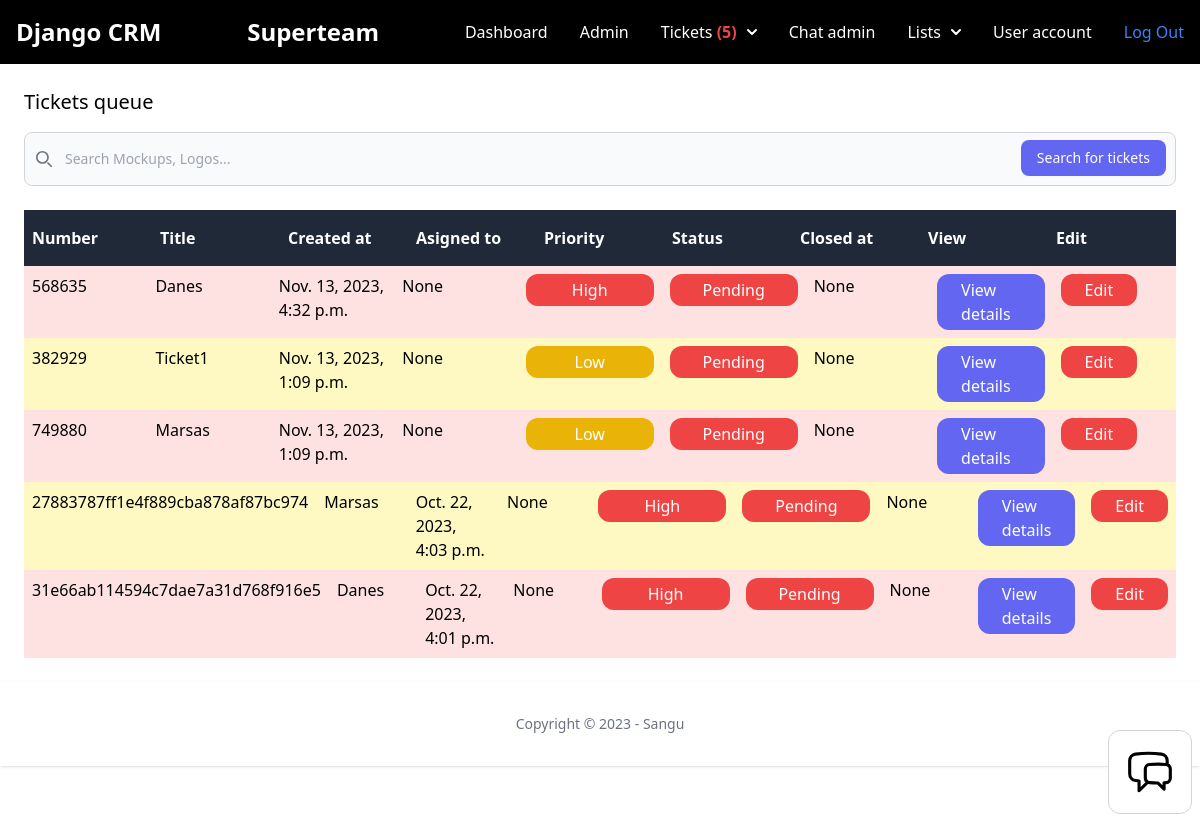
The app's page /dashboard/tickets/queue/ (signed in), older data.
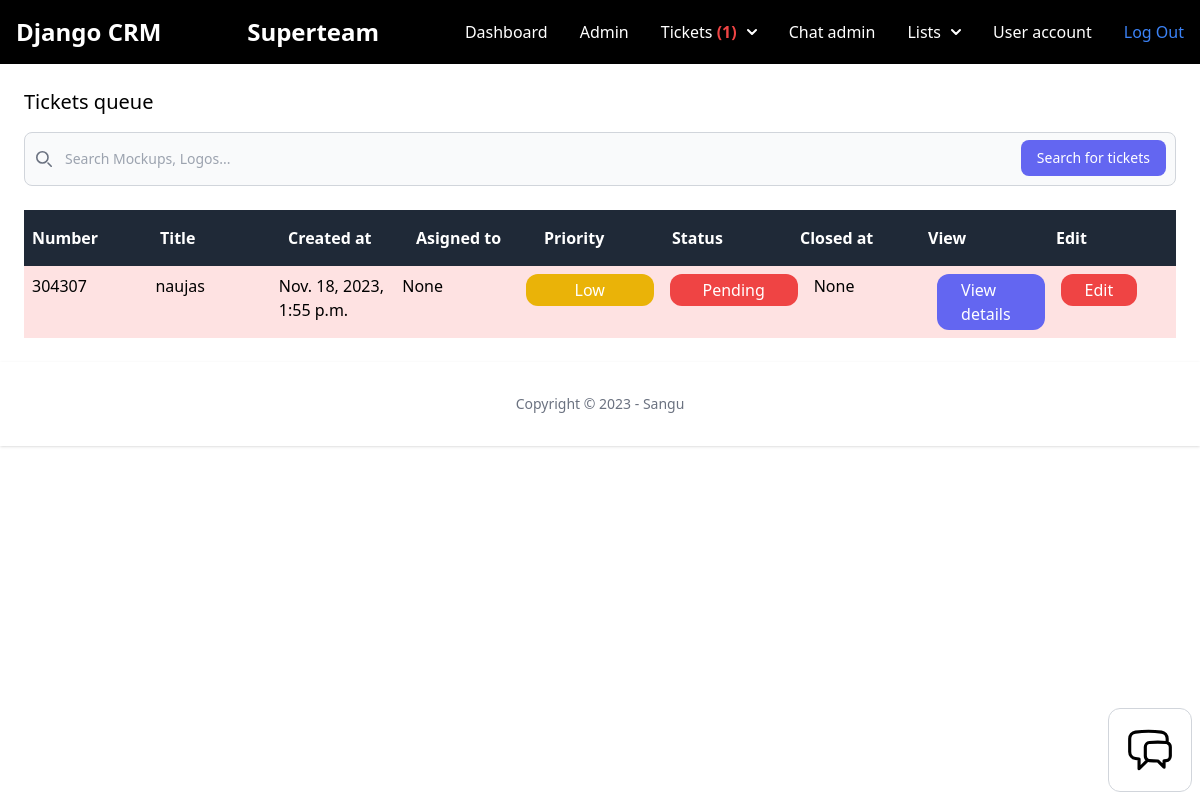
The same page, newer data.
### ticket/models.py (models this page shows, shortened)
class Ticket(models.Model):
    ACTIVE = 'active'
    COMPLETED = 'completed'
    PENDING = 'pending'
    CHOICES_STATUS = (
        (ACTIVE, 'Active'),
        (COMPLETED, 'Completed'),
        (PENDING, 'Pending'),
    )
    LOW = 'low'
    MEDIUM = 'medium'
    HIGH = 'high'
    CHOICES_PRIORITY = (
        (LOW, 'Low'),
        (MEDIUM, 'Medium'),
        (HIGH, 'High'),
    )
    ticket_number = models.CharField(max_length=15, unique=True)
    title = models.CharField(max_length=100)
    description = models.TextField(blank=True, null=True)
    created_by = models.ForeignKey(User, related_name='tickets', on_delete=models.CASCADE)
    created_at = models.DateTimeField(auto_now_add=True)
    modified_at = models.DateTimeField(auto_now=True)
    assign_to = models.ForeignKey(User, on_delete=models.DO_NOTHING, null=True, blank=True)
    is_resolved = models.BooleanField(default=False)
    accepted_at = models.DateTimeField(null=True, blank=True)
    closed_at = models.DateTimeField(null=True, blank=True)
    status = models.CharField(max_length=15, choices=CHOICES_STATUS, default=PENDING)
    priority = models.CharField(max_length=15, choices=CHOICES_PRIORITY, default=MEDIUM)
    solution = models.TextField(blank=True, null=True)
    class Meta:
        ordering = ['-created_at', 'priority', 'ticket_number']

### ticket/views.py (the view)
# urls.py: path('queue/', views.ticket_queue, name='queue'),
@login_required
def ticket_queue(request):
    if request.user.is_manager:
        tickets = Ticket.objects.filter(status='pending')
        return render(request, 'ticket/tickets_queue.html', {
            'tickets': tickets
        })
    else:
        messages.error(request, 'You have no access to the page')
        return redirect('dashboard:index')

### chat/context_processors.py (called while the page is built)
def chat_waiting(request):
    waiting_chat = Room.objects.filter(status='waiting')
    return {'waiting_chat': waiting_chat}

### team/context_processors.py (called while the page is built)
def active_team(request):
    if request.user.is_authenticated:
        if request.user.userprofile.active_team:
            active_team = request.user.userprofile.active_team
        else:
            active_team = Team.objects.filter(created_by=request.user)[0]
    else:
        active_team = None
    return {'active_team': active_team}

### ticket/context_processors.py (called while the page is built)
def pending_tickets(request):
    pending_tickets = 0
    if request.user.is_authenticated:
        if request.user.is_manager:
            pending_tickets = Ticket.objects.filter(status='pending')
        else:
            pending_tickets = pending_tickets
    else:
        pending_tickets = pending_tickets
    return {'pending_tickets': pending_tickets}

def workspace_tickets(request):
    if request.user.is_authenticated:
        workspace_tickets = Ticket.objects.filter(assign_to=request.user, is_resolved=False)
    else:
        workspace_tickets = 0
    return {'workspace_tickets': workspace_tickets}

### ticket/templates/ticket/tickets_queue.html (shortened to what the changed rows need)
{% extends 'app/base.html'  %}
{% block content %}
<div class="py-6 px-6">
    <h1 class="mb-4 text-xl">Tickets queue</h1>
    {% if tickets %}
    {% for ticket in tickets %}
    <div class="flex justify-between">
        <p class="py-2 px-2 w-full {% cycle 'bg-red-100' 'bg-yellow-100' %}">
            {{ ticket.ticket_number }}
        </p>
        <p class="py-2 px-2 w-full {% cycle 'bg-red-100' 'bg-yellow-100' %}">
            {{ ticket.title }}
        </p>
        <p class="py-2 px-2 w-full {% cycle 'bg-red-100' 'bg-yellow-100' %}">
            {{ ticket.created_at }}
        </p>
        <p class="py-2 px-2 w-full {% cycle 'bg-red-100' 'bg-yellow-100' %}">
            {{ ticket.assign_to }}
        </p>
        <p class="py-2 px-2 w-full {% cycle 'bg-red-100' 'bg-yellow-100' %}">
            {% if ticket.priority == 'low' %}
            <span class="inline-block py-1 px-6 bg-yellow-500 rounded-xl text-white w-32 text-center">{{ ticket.get_priority_display }}</span>
            {% elif ticket.priority == 'medium' %}
            <span class="inline-block py-1 px-6 bg-green-500 rounded-xl text-white w-32 text-center">{{ ticket.get_priority_display }}</span>
            {% elif ticket.priority == 'high' %}
            <span class="inline-block py-1 px-6 bg-red-500 rounded-xl text-white w-32 text-center">{{ ticket.get_priority_display }}</span>
            {% endif %}
        </p>
        <p class="py-2 px-2 w-full {% cycle 'bg-red-100' 'bg-yellow-100' %}">
            {% if ticket.status == 'active' %}
            <span class="inline-block py-1 px-6 bg-yellow-500 rounded-xl text-white w-32 text-center">{{ ticket.get_status_display }}</span>
            {% elif ticket.status == 'completed' %}
            <span class="inline-block py-1 px-6 bg-black rounded-xl text-white w-32 text-center">{{ ticket.get_status_display }}</span>
            {% elif ticket.status == 'pending' %}
            <span class="inline-block py-1 px-6 bg-red-500 rounded-xl text-white w-32 text-center">{{ ticket.get_status_display }}</span>
            {% endif %}
        </p>
        <p class="py-2 px-2 w-full {% cycle 'bg-red-100' 'bg-yellow-100' %}">
            {{ ticket.closed_at }}
        </p>
        <p class="py-2 px-2 w-full {% cycle 'bg-red-100' 'bg-yellow-100' %}">
            <a href="{% url 'tickets:detail' ticket.id %}" class="inline-block py-1 px-6 bg-indigo-500 rounded-xl text-white">View details</a>
        </p>
        <p class="py-2 px-2 w-full {% cycle 'bg-red-100' 'bg-yellow-100' %}">
            {% if not ticket.is_resolved %}
            <a href="{% url 'tickets:edit' ticket.id %}" class="inline-block py-1 px-6 bg-red-500 rounded-xl text-white">Edit</a>
            {% endif %}
        </p>
    </div>
    {% endfor %}
    {% else %}
    <p class="mt-6 px-2">There are no tickets in the database yet...</p>
    {% endif %}
</div>
{% endblock %}

### app/templates/app/base.html (shortened to what the changed rows need)
{% load static %}
<!doctype html>
<html lang="en">
<head>
    <link rel="stylesheet" type="text/css" href="{% static 'src/output.css' %}">
    <script src="https://cdn.tailwindcss.com"></script>
</head>
<body>
    <nav class="bg-black border-gray-200 dark:bg-black dark:border-gray-700">
        <div class="max-w-screen-xl flex flex-wrap items-center justify-between mx-auto p-4">
            <div class="hidden w-full md:block md:w-auto" id="navbar-multi-level">
                <ul class="flex flex-col font-medium p-4 md:p-0 mt-4 border border-gray-100 rounded-lg bg-black md:flex-row md:space-x-8 md:mt-0 md:border-0 md:bg-black bg-gray-800 md:bg-black dark:border-gray-700 text-white">
                    {% if request.user.is_authenticated %}
                    {% if request.user.is_manager %}
                    <li>
                        <button id="dropdownNavbrLink" data-dropdown-toggle="dropdownNavbar" class="flex items-center justify-between w-full py-2 pl-3 pr-4  text-gray-700 border-b border-gray-100 hover:bg-gray-50 md:hover:bg-transparent md:border-0 md:hover:text-blue-700 md:p-0 md:w-auto text-white md:dark:hover:text-blue-500 dark:focus:text-white dark:border-gray-700 dark:hover:bg-gray-700 md:dark:hover:bg-transparent">
                            Tickets&nbsp; {% if pending_tickets.count > 0 %} <span class="text-red-500 font-bold"> ({{ pending_tickets.count }}) {% endif %}</span><svg class="w-2.5 h-2.5 ml-2.5" aria-hidden="true" xmlns="http://www.w3.org/2000/svg" fill="none" viewBox="0 0 10 6">
                                <path stroke="currentColor" stroke-linecap="round" stroke-linejoin="round" stroke-width="2" d="m1 1 4 4 4-4" />
                            </svg>
                        </button>
                    </li>
                    {% endif %}
                    {% endif %}
                </ul>
            </div>
        </div>
    </nav>
    {% block content %}
    {% endblock%}
</body>
</html>

Row changes from the older to the newer data that the page shows:
removed Ticket: ticket_number "568635", title "Danes", created_at "Nov. 13, 2023, 4:32 p.m.", assign_to "None", priority "High", status "Pending", closed_at "None", is_resolved "Edit"
removed Ticket: ticket_number "382929", title "Ticket1", created_at "Nov. 13, 2023, 1:09 p.m.", assign_to "None", priority "Low", status "Pending", closed_at "None", is_resolved "Edit"
removed Ticket: ticket_number "749880", title "Marsas", created_at "Nov. 13, 2023, 1:09 p.m.", assign_to "None", priority "Low", status "Pending", closed_at "None", is_resolved "Edit"
removed Ticket: ticket_number "27883787ff1e4f889cba878af87bc974", title "Marsas", created_at "Oct. 22, 2023, 4:03 p.m.", assign_to "None", priority "High", status "Pending", closed_at "None", is_resolved "Edit"
removed Ticket: ticket_number "31e66ab114594c7dae7a31d768f916e5", title "Danes", created_at "Oct. 22, 2023, 4:01 p.m.", assign_to "None", priority "High", status "Pending", closed_at "None", is_resolved "Edit"
added Ticket: ticket_number "304307", title "naujas", created_at "Nov. 18, 2023, 1:55 p.m.", assign_to "None", priority "Low", status "Pending", closed_at "None", is_resolved "Edit"
Text that changed along with them:
{{ pending_tickets.count }}: "5" → "1"
